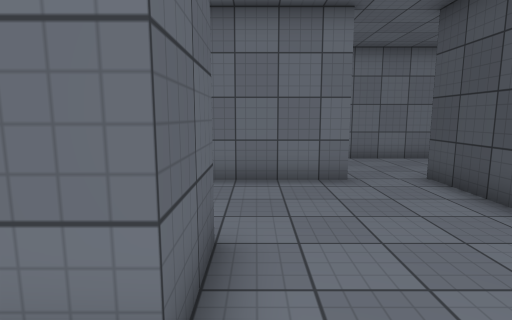
View 1 (above)

16 first-person views from a walk through a 3-D level made in the Unity game engine. The camera is 1.5 m above the floor, tilts 8° down and sees 80° across. The floor is counted in squares, 1 m on a side. Each view is taken from the middle of a square. On the plan, view 1 faces up. The plan holds only what a view shows up to about 15 squares ahead; the rest is blank. The place goes on beyond the plan. The player character is not drawn. Door leaves are left out, so doorways stand open. Surface patterns are stand-ins for the level's own textures.

View 2
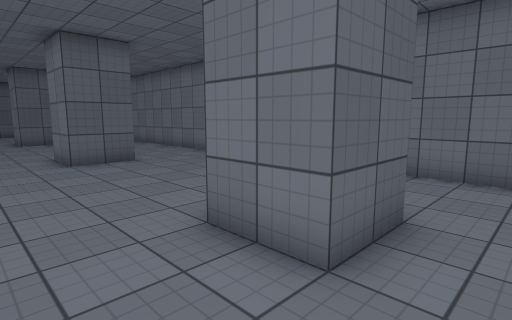

View 3
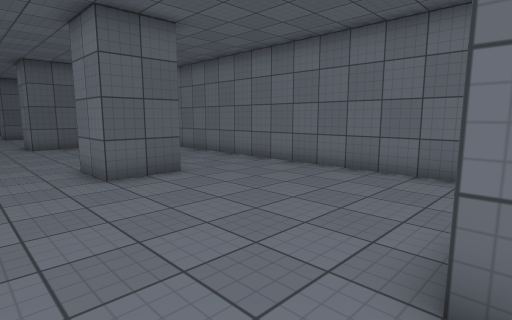

View 4
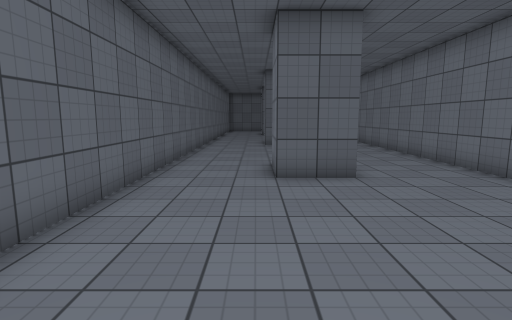

View 5
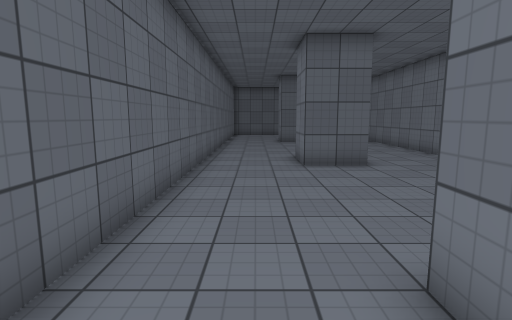

View 6
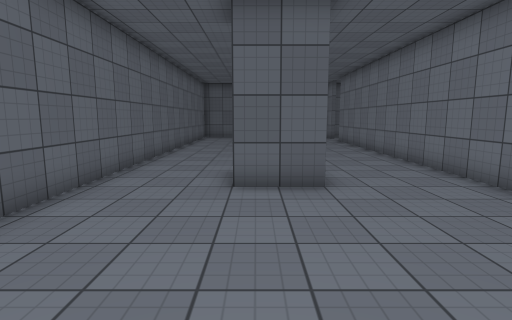

View 7
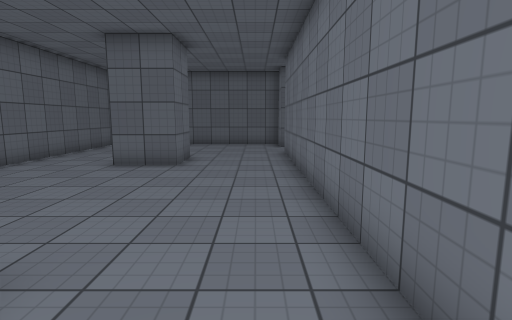

View 8
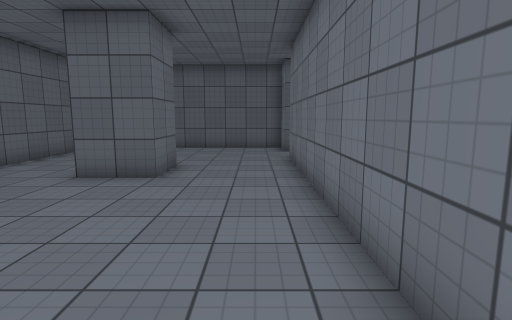

View 9
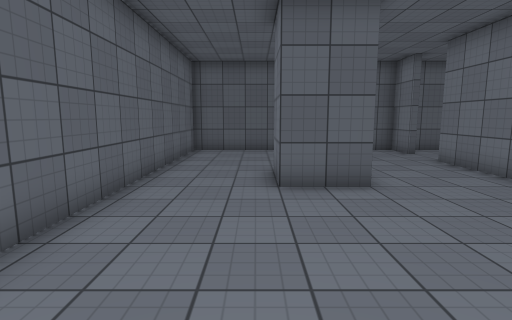

View 10
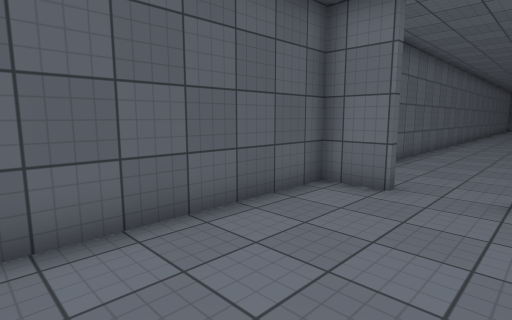

View 11
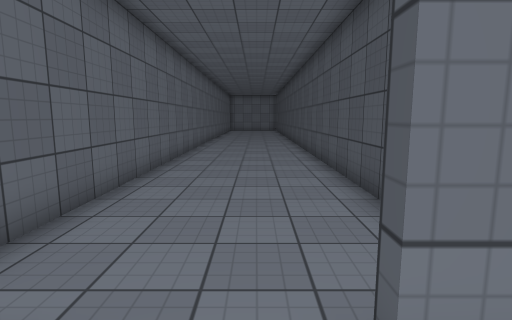

View 12
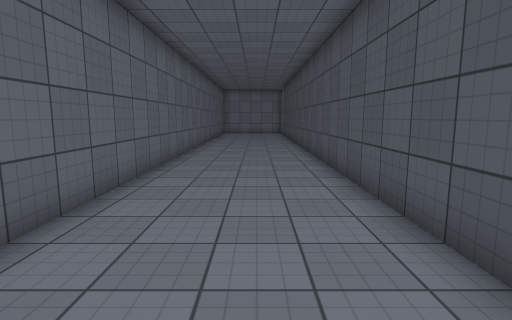

View 13
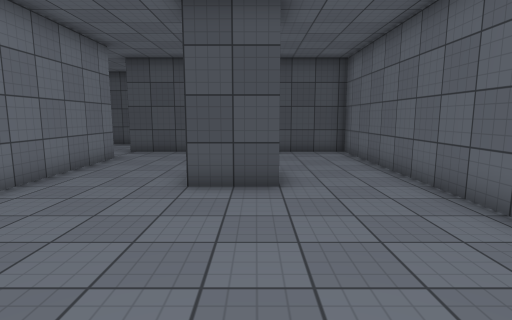

View 14
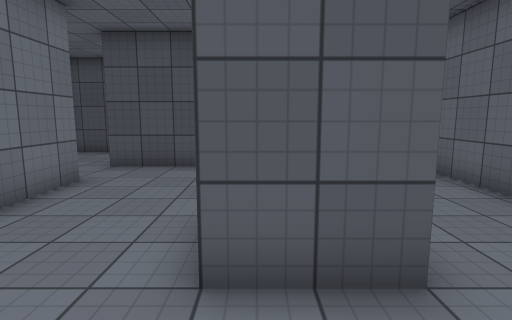

View 15
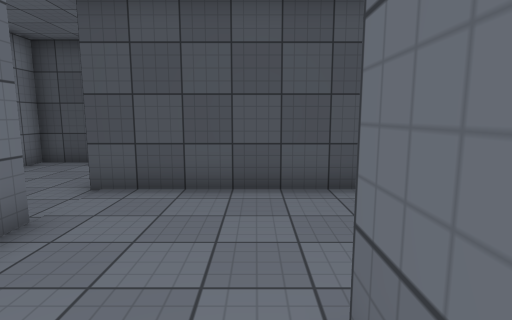

View 16
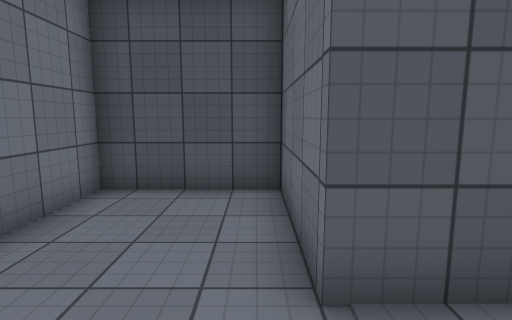

### Floor plan
Points are (right, up) in squares from view 1. A wall is a line through its corners. A room is listed if a view was taken in it or the views show most of it. See-through windows are left out.
Room 1 (views 1, 2, 3, 4, 5, 6, 7, 8, 9, 10, 11, 13, 14, 15)
walls: (-18.5, 3.6) (-18.5, 1.5) (-20.5, 1.5); (-9.5, 3.6) (-9.5, 1.5) (-11.5, 1.5); (-1.5, 3.5) (-0.5, 3.5) (-0.5, 1.5) (-2.5, 1.5) (-2.5, 3.5); (-29.5, 3.5) (-27.5, 3.5) (-27.5, 1.5) (-29.5, 1.5); (2.2, 7.3) (-31.4, 7.3); (-33.4, 7.3) (-35, 7.3) (-35, -1.9) (4.3, -1.9) (4.3, 7.5)
ways out: open door at (-32.5, 7) to room 2; open door at (3.5, 7.5) to room 3
Room 2 (view 12)
walls: (-29.7, 11.4) (-29.7, 28.1); (-35, 28.2) (-35, 8.2)
ways out: open door at (-32.5, 7) to room 1
Room 3 (view 16)
walls: (4.3, 7.5) (8.3, 7.5) (8.3, 11.2) (3.4, 11.2)
ways out: open door at (3.5, 7.5) to room 1

Where each view was taken, in squares from view 1:
view 1: 0 up, 0 right, facing up
view 2: 1 down, 1 right, facing up-left
view 3: 1 down, 2 left, facing up-left
view 4: 1 up, 2 left, facing left
view 5: 0 up, 9 left, facing left
view 6: 2 up, 12 left, facing left
view 7: 6 up, 18 left, facing left
view 8: 6 up, 20 left, facing left
view 9: 1 up, 21 left, facing left
view 10: 1 up, 31 left, facing up-left
view 11: 6 up, 32 left, facing up
view 12: 13 up, 32 left, facing up
view 13: 2 up, 9 left, facing right
view 14: 3 up, 5 left, facing right
view 15: 4 up, 2 left, facing right
view 16: 8 up, 2 right, facing right
